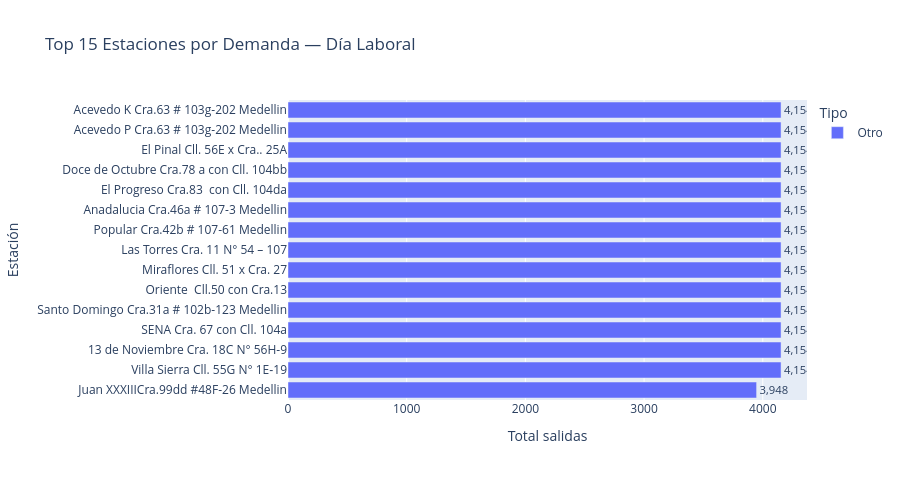

Here is the notebook cell this chart was saved with:
### Markdown cell above
## 3. Top 15 Estaciones Más Activas (Laboral)

### Code cell
df_top = (
    df[df["day_type"]=="Laboral"]
    .groupby(["stop_name","route_type_name"], as_index=False)
    ["num_departures"].sum()
    .sort_values("num_departures", ascending=False)
    .head(15)
)

fig = px.bar(
    df_top, x="num_departures", y="stop_name", color="route_type_name",
    orientation="h", text="num_departures",
    labels={"num_departures":"Total salidas","stop_name":"Estación","route_type_name":"Tipo"},
    title="Top 15 Estaciones por Demanda — Día Laboral", height=480
)
fig.update_traces(texttemplate="%{text:,.0f}", textposition="outside")
fig.update_layout(yaxis={"categoryorder":"total ascending"})
fig.show()

### Figure 1 — Plotly figure (JSON) as saved in the notebook; plotly's stock layout.template omitted (floating-point values rounded to 4 significant figures)
{"data": [{"hovertemplate": "Tipo=Otro<br>Total salidas=%{text}<br>Estación=%{y}<extra></extra>", "legendgroup": "Otro", "marker": {"color": "#636efa", "pattern": {"shape": ""}}, "name": "Otro", "orientation": "h", "showlegend": true, "text": [4154.0, 4154.0, 4154.0, 4154.0, 4154.0, 4154.0, 4154.0, 4154.0, 4154.0, 4154.0, 4154.0, 4154.0, 4154.0, 4154.0, 3948.0], "textposition": "outside", "texttemplate": "%{text:,.0f}", "type": "bar", "x": [4154, 4154, 4154, 4154, 4154, 4154, 4154, 4154, 4154, 4154, 4154, 4154, 4154, 4154, 3948], "xaxis": "x", "y": ["Villa Sierra Cll. 55G N° 1E‐19", "13 de Noviembre Cra. 18C N° 56H-9", "SENA Cra. 67 con Cll. 104a", "Santo Domingo Cra.31a # 102b-123 Medellin", "Oriente  Cll.50 con Cra.13", "Miraflores Cll. 51 x Cra. 27", "Las Torres Cra. 11 N° 54 – 107", "Popular Cra.42b # 107-61 Medellin", "Anadalucia Cra.46a # 107-3 Medellin", "El Progreso Cra.83  con Cll. 104da", "Doce de Octubre Cra.78 a con Cll. 104bb", "El Pinal Cll. 56E x Cra.. 25A", "Acevedo P Cra.63 # 103g-202 Medellin", "Acevedo K Cra.63 # 103g-202 Medellin", "Juan XXXIIICra.99dd #48F-26 Medellin"], "yaxis": "y"}], "layout": {"barmode": "relative", "height": 480, "legend": {"title": {"text": "Tipo"}, "tracegroupgap": 0}, "title": {"text": "Top 15 Estaciones por Demanda — Día Laboral"}, "xaxis": {"anchor": "y", "domain": [0, 1], "title": {"text": "Total salidas"}}, "yaxis": {"anchor": "x", "categoryorder": "total ascending", "domain": [0, 1], "title": {"text": "Estación"}}}}
